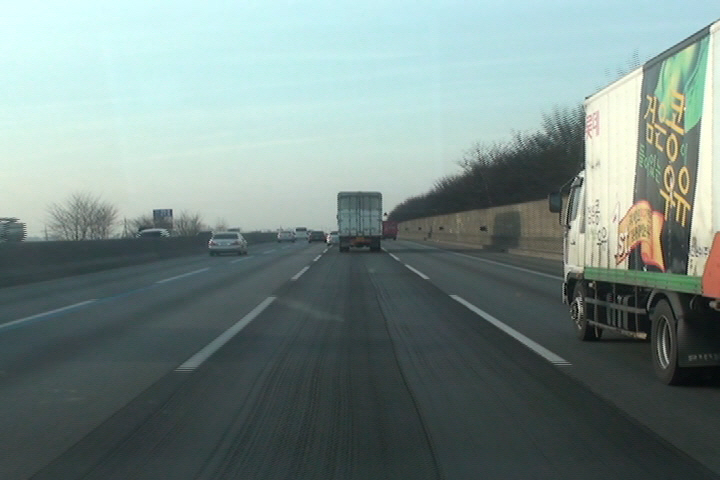
#> input picture TP_2014136087_이경형/Lane1/00003.jpg, 720 x 480 px, given in place of 00001.jpg, which was not available
$ jupyter execute TermProject.ipynb   (shell and % lines are left out)   (text cells are left out)
#> lines starting #> are read from the running program, lines starting #| are printed output that depends on the picture; after the words box and inside, x2 and y2 are one past the last pixel; in counts of white or black regions, pixels touching at a corner belong together; pictures that were not available may be replaced by others from this repository, and a replacement may not be noted
[cell 1]
import numpy as np
import matplotlib.pyplot as plt
import matplotlib.image as mpimg
import cv2

[cell 2]
def imgLoad(imgName) :
#> called with imgName = 'Lane1\\00001.jpg'
    return mpimg.imread(imgName)
#> returned value is the input picture: shape (480, 720, 3); mean R, G, B 119.6, 137.3, 133.9

[cell 3]
def getGray(img) :
    return cv2.cvtColor(img, cv2.COLOR_RGB2GRAY)
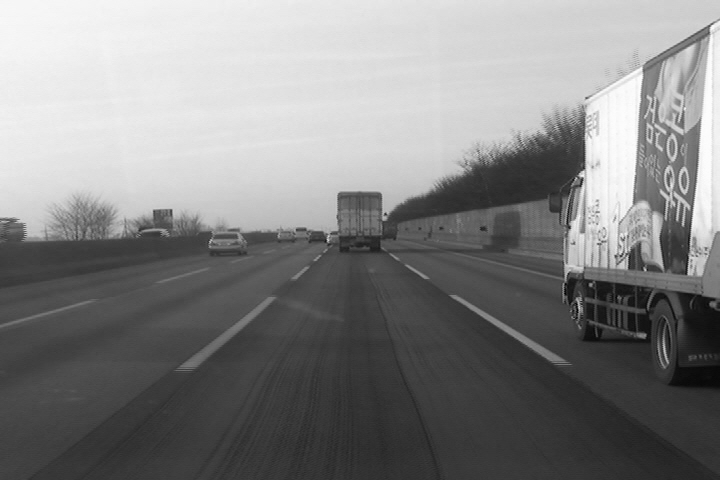
#> returned value: shape (480, 720); min 0, max 254, mean 131.6

[cell 4]
def gaussian_blur(img) :
    kernel_size = 5
    return cv2.GaussianBlur(img, (kernel_size, kernel_size), 0)

[cell 5]
def canny(blur_gray) :
    low_threshold = 50
    high_threshold = 100
    return cv2.Canny(blur_gray, low_threshold, high_threshold)
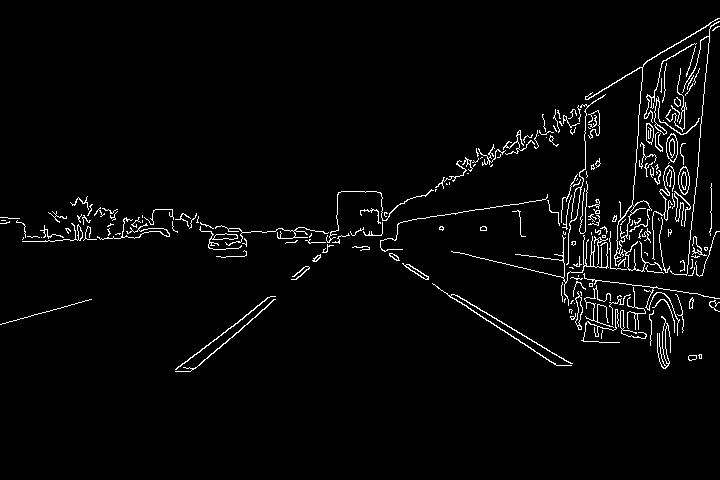
#> returned value: shape (480, 720); 3% white in thin lines or dots, all inside (x1, y1, x2, y2) = (0, 18, 720, 372)

[cell 6]
def setVertices(img) :
    imshape = img.shape
#> imshape = (480, 720)
    vertices = np.array([[(0, imshape[0]),
                            (240, 230),
                            (480, 230),
                            (imshape[1], imshape[0])]], dtype=np.int32)
#> `vertices = setVertices(edges)`: vertices = [[0, 480], [240, 230], [480, 230], [720, 480]]
    return vertices

[cell 7]
def maskedImg(img, vertices) :
    mask = np.zeros_like(img)

    if len(img.shape) > 2 :
        channel_count = img.shape[2]
        ignore_mask_color = (255, ) * channel_count
    else :
        ignore_mask_color = 255

    cv2.fillPoly(mask, vertices, ignore_mask_color)
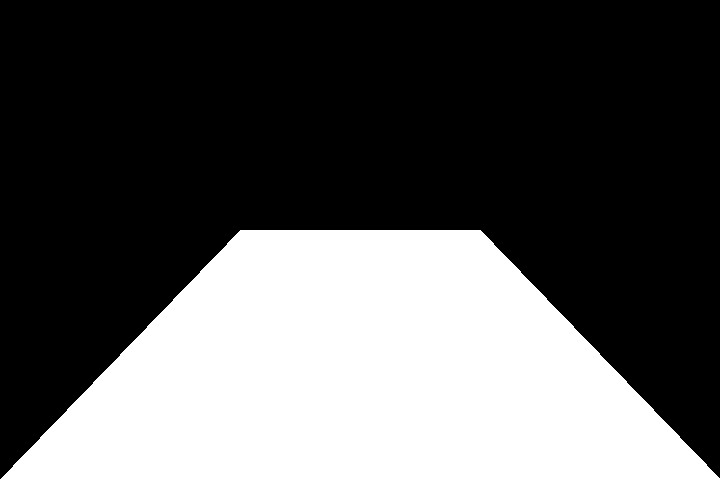
#> mask: shape (480, 720); 34.8% white; 1 white region, box (x1, y1, x2, y2) and area: (0, 230, 720, 480) 120244

    return cv2.bitwise_and(img, mask)
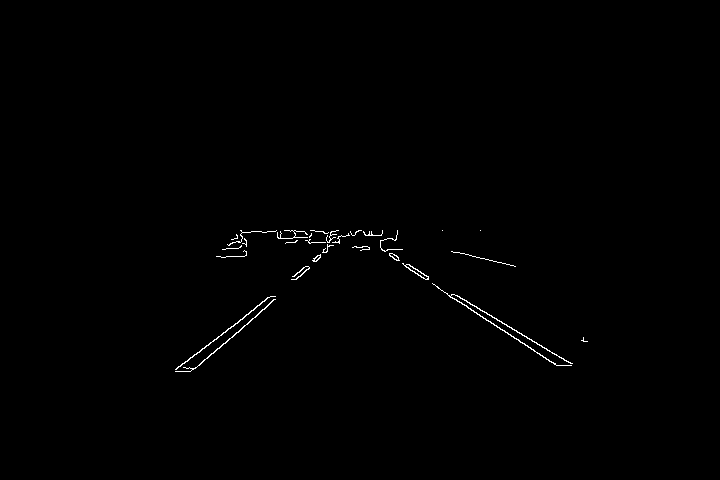
#> returned value: shape (480, 720); 0.45% white in thin lines or dots, all inside (x1, y1, x2, y2) = (175, 230, 588, 372)
#> in hough_lines, `lines = cv2.HoughLinesP(img, rho, theta, threshold, np.array([]), minL..`: lines = [[350, 231, 557, 365], [381, 249, 570, 363], [176, 369, 348, 234], [195, 368, 351, 233]]

[cell 8]
def draw_lines(img, lines, color=[255, 0, 0], thickness=5) :
#> called with lines = array of shape (4, 1, 4), thickness = 5
    left = False
    right = False
    if lines is None :
        return
    for line in lines :
        for x1, y1, x2, y2 in line :
            if (x1 - x2) / (y1 - y2) < 0 :
                if left == False :
                    cv2.line(img, (x1, y1), (x2, y2), color, thickness)
                    left = True
            elif (x1 - x2) / (y1 - y2) > 0 :
                if right == False :
                    cv2.line(img, (x1, y1), (x2, y2), color, thickness)
                    right = True
#> this loop made 4 passes
#> after the loop, left = True; right = True

[cell 9]
def hough_lines(img, rho, theta, threshold, min_line_len, max_line_gap) :
    lines = cv2.HoughLinesP(img, rho, theta, threshold, np.array([]),
                           minLineLength=min_line_len,
                           maxLineGap=max_line_gap)
    line_img = np.zeros((img.shape[0], img.shape[1], 3), dtype=np.uint8)
    draw_lines(line_img, lines)
    return line_img

[cell 10]
def getMixed(img, initial_img, a = 0.8, b = 1., c = 0.) :
#> called with a = 0.8, b = 1, c = 0
    return cv2.addWeighted(initial_img, a, img, b, c)
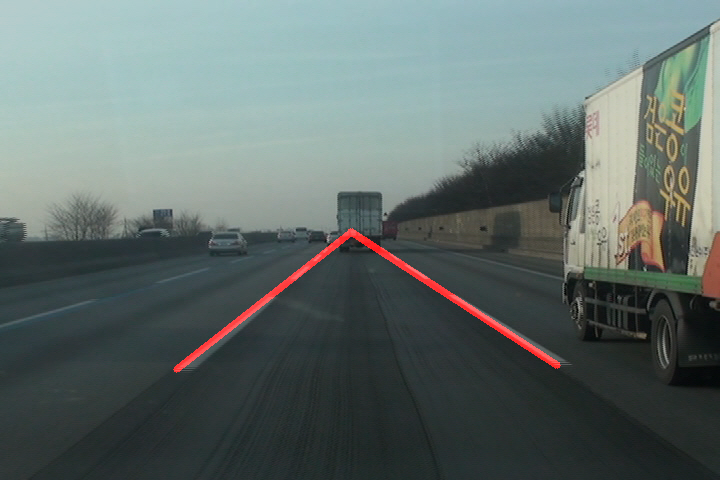
#> returned value: shape (480, 720, 3); mean of channels 0, 1, 2 97.6, 109.8, 107.1; drawn as R, G, B

[cell 11]
from IPython.display import clear_output
if __name__ == "__main__" :
    for i in range (1, 750) :
        imgName = 'Lane1\\' + str(i).zfill(5) + '.jpg'
        img = imgLoad(imgName)
        gray = getGray(img)
        blur_gray = gaussian_blur(gray)
        edges = canny(blur_gray)
        vertices = setVertices(edges)
        mask = maskedImg(edges, vertices)

        rho = 1
        theta = np.pi/180
        threshold = 80
        min_line_len = 100
        max_line_gap = 250

        lines = hough_lines(mask, rho, theta, threshold, min_line_len, max_line_gap)
        result = getMixed(lines, img)

        plt.figure(figsize=(10, 8))
#> (this line was passed over: IPython is not available in this run)
        plt.imshow(result, cmap='gray')
#> (this line was passed over: IPython is not available in this run)
        plt.show()
        clear_output(wait = True)
#> pass 2 of the loop `for i in range (1, 750) :`:
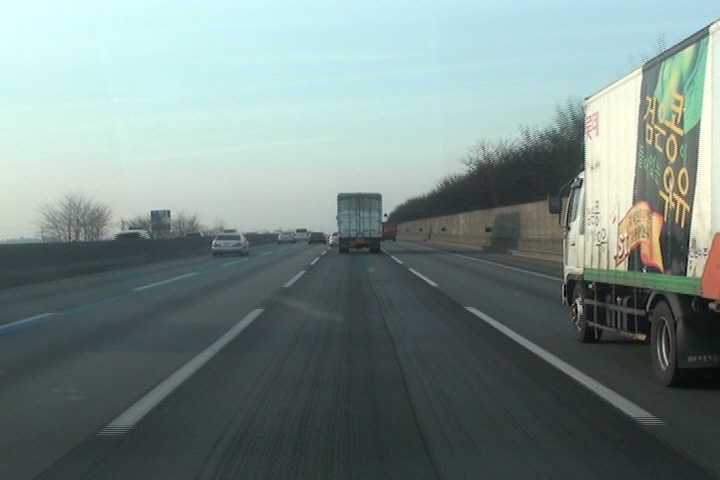
#> input picture TP_2014136087_이경형/Lane1/00008.jpg, 720 x 480 px, given in place of 00002.jpg, which was not available
#> in imgLoad, returned value is the input picture: shape (480, 720, 3); mean R, G, B 120.7, 138, 135.1
#> in maskedImg (call 2), `return cv2.bitwise_and(img, mask)`:
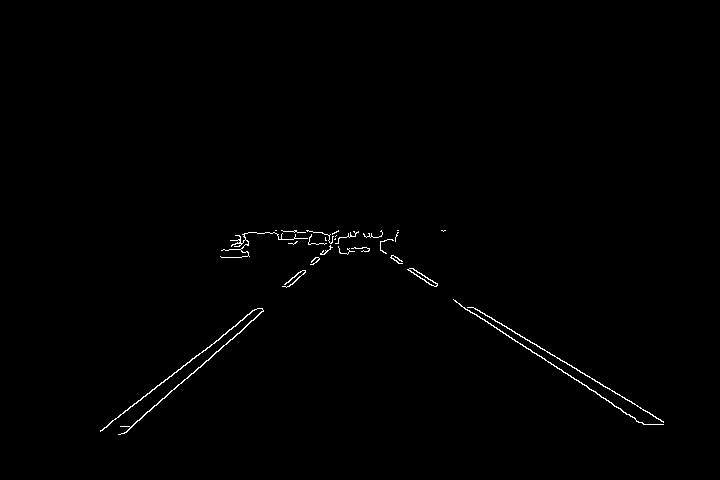
#> returned value: shape (480, 720); 0.58% white in thin lines or dots, all inside (x1, y1, x2, y2) = (100, 230, 664, 435)
#> the loop in draw_lines (call 2), `for line in lines :` made 7 passes
#> line on passes 1 to 7: [[350, 234, 643, 424]], [[350, 233, 663, 421]], [[100, 431, 351, 235]], [[123, 433, 354, 232]], [[350, 232, 645, 424]], [[100, 430, 354, 231]], [[391, 257, 660, 419]]
#> in getMixed (call 2), `return cv2.addWeighted(initial_img, a, img, b, c)`:
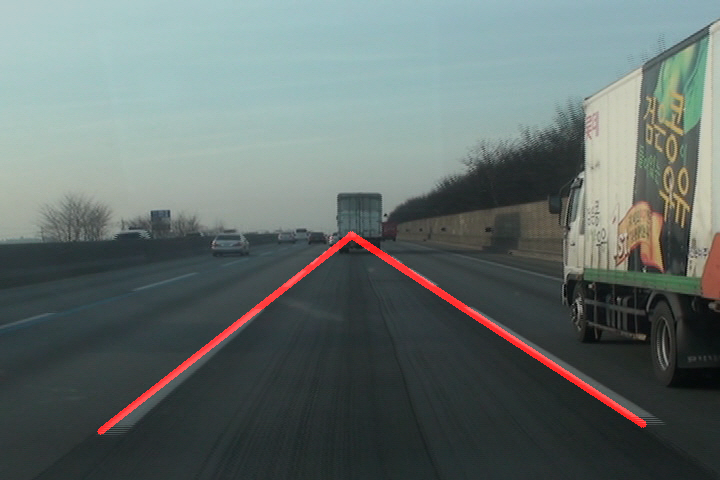
#> returned value: shape (480, 720, 3); mean of channels 0, 1, 2 99.3, 110.4, 108.1; drawn as R, G, B
